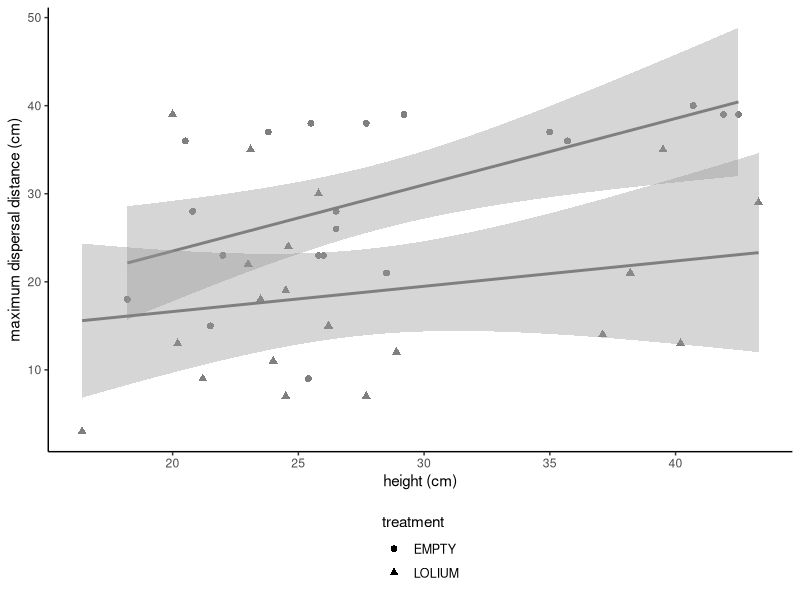
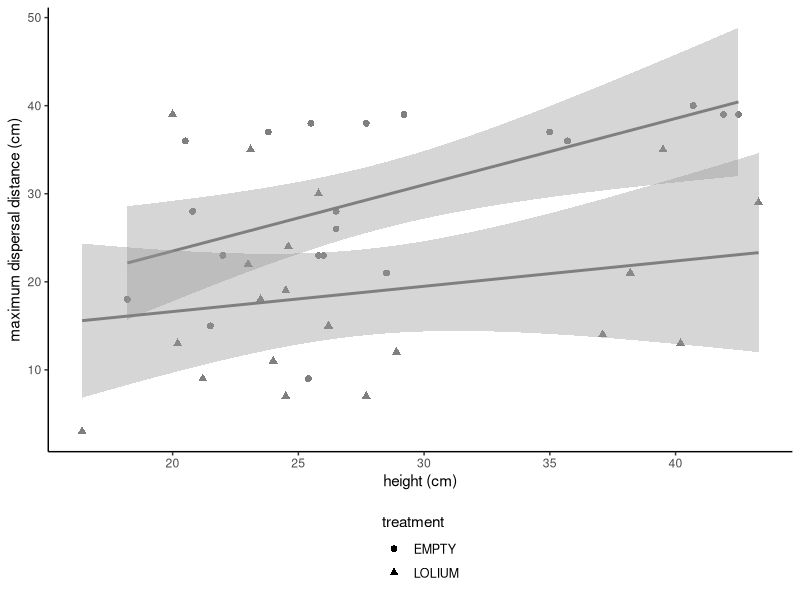

Source code (R) for these figures, in order:
# Generating height vs max dispersal distance lm figure

library(tidyverse)
library(ggplot2)

setwd("C:/Users/erinm/Dropbox/Williams' Lab/Arabidopsis/UBC_Data/Competition Experiment 2022")

## read in data

disp<-read.csv("Competition_Dispersal_2022.csv")

## group data by cm first

dispersal1 <- read.csv("Competition_Dispersal_2022.csv", header=TRUE)
dispersal1<-dispersal1[!is.na(dispersal1$X0),]  
dispersal1$observation <- 1:nrow(dispersal1) 

dispersal1L<-gather(dispersal1,key="dist_cm",value="seeds",X0:X40)
dispersal1L$dist_cm<-as.numeric(sub(".","",dispersal1L$dist_cm)) 
dispersal1L<-mutate_at(dispersal1L,"seeds",~replace(.,is.na(.),0))

disperse_cm_phen<-
  group_by(dispersal1L, observation, RIL) %>%
  mutate(tot_seeds = sum(seeds)) %>%
  group_by(RIL, observation, dist_cm) %>%
  summarize(kernel=sum(seeds/tot_seeds),n=tot_seeds[1], treatment=treatment) %>%
  filter(kernel!=0) %>% 
  data.frame()

# first, group to find max distance in cm

disperse_cm <- disperse_cm_phen %>% 
  group_by(RIL, observation, treatment) %>% 
  summarise(max_distance = max(dist_cm))

# read in trait data
traits<-read.csv("Competition_Experiment_2022_PhenData.csv")
cbind(disperse_cm, traits)->mastersheet


## write code for lm figure

lmdisp<-lm(max_distance~treatment, data=disperse_cm)
anova(lmdisp)

## find coefficient of variation

comp<-subset(mastersheet, treatment=="LOLIUM")
empty<-subset(mastersheet, treatment=="EMPTY")

cvempty<-(sd(empty$max_distance)/mean(empty$max_distance))
cvempty

cvcomp<-(sd(comp$max_distance)/mean(comp$max_distance))
cvcomp

# Put height into cm

mastersheet$Heightcm<-mastersheet$Height/10

# renaming habitat levels using relevel
plyr::revalue(mastersheet$Habitat, c("EMPTY" = "no competition")) -> mastersheet$Habitat
plyr::revalue(mastersheet$Habitat, c("LOLIUM" = "competition")) -> mastersheet$Habitat



## make linear regression figure
## Next, make the actual figure

regplot<-ggplot(mastersheet, aes(x=Heightcm, y=max_distance, colour=treatment))+
  geom_point(aes(shape=treatment), size=2)+
  geom_smooth(method="lm", se=T)+
  ylab("maximum dispersal distance (cm)")+
  xlab("height (cm)")+
  theme_classic()+
  scale_color_manual(values = c("competition" = "forestgreen", "no competition" = "black"))+
  theme(legend.text=element_text(size=9), legend.direction = "vertical", legend.position="bottom")+
  guides(fill=guide_legend(ncol=2))

# save as pdf
regplot

pdf("Fig3.pdf",  width=2.95, height=4)

regplot

dev.off()

# extract slopes

mastersheet %>% 
  group_by(Habitat) %>% 
  do({
    mod = lm(max_distance~Heightcm, data = .)
    data.frame(Intercept = coef(mod)[1],
               Slope = coef(mod)[2])
  })



